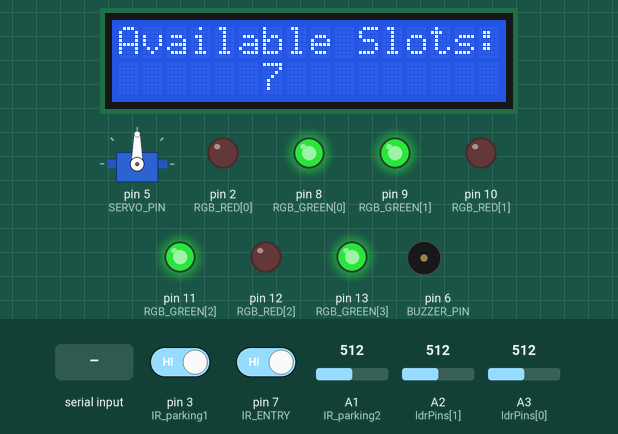
A sketch run on a simulated Arduino Uno, built with avr-gcc and run on an emulated ATmega328P. On the bench: 16×2 character LCD, servo, output pins drawn as LEDs (lit = HIGH), buzzer (waves = sounding, pin HIGH). The test bench sets the inputs (shaded band); at power-on: pin 7 (IR_ENTRY) HIGH, pin 3 (IR_parking1) HIGH, A1 (IR_parking2) = 512, A2 (ldrPins[1]) = 512, A3 (ldrPins[0]) = 512. What the sketch prints to the serial monitor is not drawn.

Above: at 3.2 s.
3.3 s: pin 7 (IR_ENTRY) driven LOW
At 3.5 s:
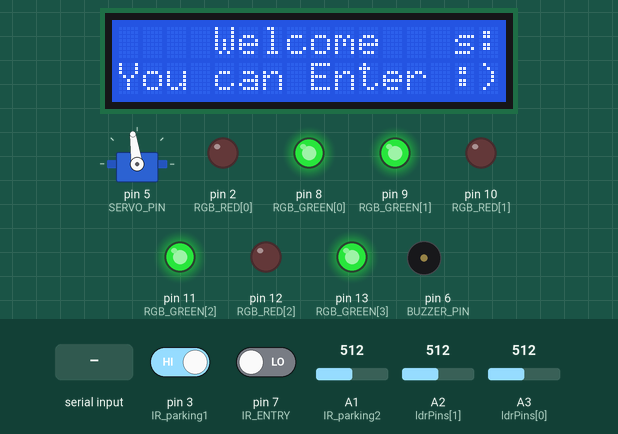
At 5.4 s:
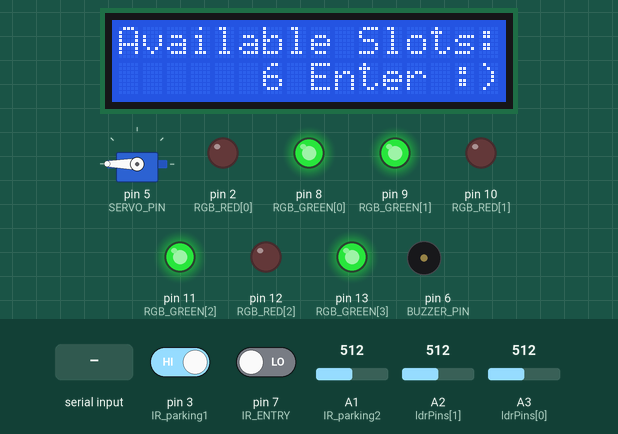
6.0 s: pin 3 (IR_parking1) driven LOW and pin 7 (IR_ENTRY) driven HIGH
9.0 s: "FIRE = 1\n" received over Serial
11.3 s: A1 (IR_parking2) set to 109
13.1 s: A1 (IR_parking2) set to 89
At 13.5 s:
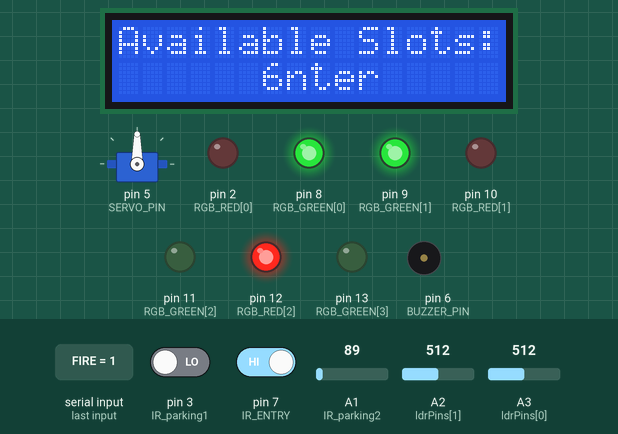
14.6 s: A2 (ldrPins[1]) set to 940
17.6 s: A2 (ldrPins[1]) set to 959
At 18.2 s:
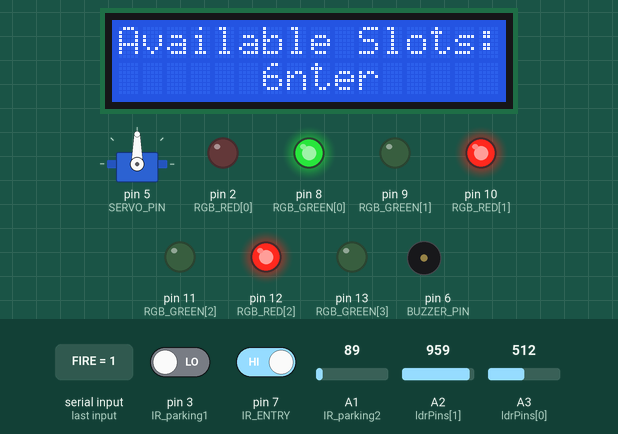
Timing chart, 0 to 20.1 s (numbered marks = the images above; inputs shaded):
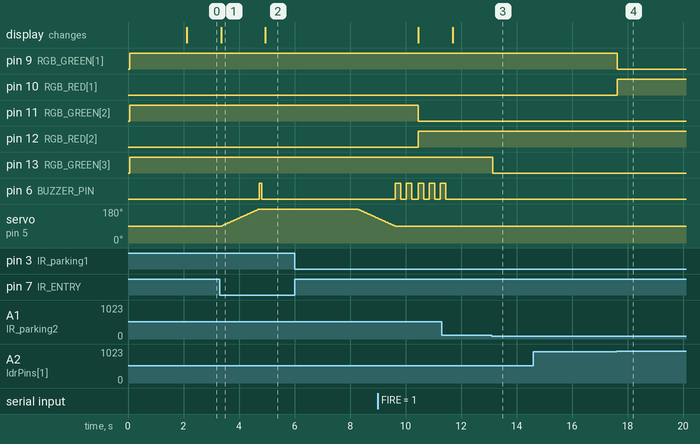

Measured:
- the behaviour switches between 100 and 99 on A1 (IR_parking2) (found by bisection; images 2 and 3)
- the behaviour switches between 950 and 951 on A2 (ldrPins[1]) (found by bisection; images 3 and 4)
- after the input at 3.3 s, pin 6 (BUZZER_PIN): LOW → HIGH after 1.4 s, → LOW 0.10 s later; servo on pin 5 (SERVO_PIN): moves from 90° to 180° over 1.3 s, starting after 0.09 s; the display: changes after 0.05 s (image 1)
- after the input at 13.1 s, pin 13 (RGB_GREEN[3]): HIGH → LOW at once
- after the input at 14.6 s, every drawn part: stays the same
- after the input at 17.6 s, pin 9 (RGB_GREEN[1]): HIGH → LOW at once; pin 10 (RGB_RED[1]): LOW → HIGH at once

The sketch:

Sketch1-1arduino.ino
```cpp
//////////////////////////////////////////////////////////////////// SKETCH 1 ////////////////////////////////////////////////////////////////////////////
// ------------------------------------------------------> SKETCH FOR ARDUINO 1 (ENTER ARDUINO) <-------------------------------------------------------//
#include <SoftwareSerial.h>
#include <Wire.h>
#include <LiquidCrystal_I2C.h>
#include <Servo.h>

LiquidCrystal_I2C lcd(0x27, 16, 2); //1 ->Address by Hexa 2->cols 3->rows

// Pin Definitions
#define IR_ENTRY    7
#define IR_parking1 3
#define IR_parking2 A1
#define BUZZER_PIN  6
#define SERVO_PIN  5
#define RGB_redD   2
#define OPEN_POS   180
#define CLOSE_POS 90
#define darkThreShold  950
const int ldrPins[] = {A3, A2};
const int RGB_RED[] = {2, 10, 12};
const int RGB_GREEN[] = {8, 9, 11, 13};


bool entryDetected = false;
int freeSlots = 7; // Total parking slots
Servo gateServo;
char receivedData = '\0'; //Still not Work : (


// Functions Initilizations declaration
void startSerial();
void startPins();
void startServo();
void startLCD();
void showWelcomeMessage();

// Operational Functions declaration
void checkEntry();
void CheckParking();
bool ReallyCheck(int IR);
void CheckLdrParking();
void controlGate();
void updateDisplay();
void soundBuzzer(int numOfBeeps, int time);
void openGate(int closePos, int openPos, int tim);
void closeGate(int closePos, int openPos, int tim);
void showParkingFullMessage();
void FlameSensorRecievedData();
bool bluetoothSerial();

void setup() {
  startSerial();
  startLCD();
  startPins();
  startServo();
  showWelcomeMessage();
}

void loop() {
  checkEntry();
  controlGate();
  CheckParking();
  CheckLdrParking();
  FlameSensorRecievedData();
  updateDisplay();
}

// Initialization Functions
void startSerial() {
  Serial.begin(9600);   // For debugging
  Wire.begin();
}

void startLCD() {
  lcd.init();
  lcd.backlight();
}

void startPins() {
 pinMode(IR_ENTRY, INPUT);
 pinMode(IR_parking1, INPUT);
 pinMode(IR_parking2, INPUT);

  for (int i = 0; i < 2; i++){
	  pinMode(ldrPins[i], INPUT);
  }

  for (int i = 0; i < 3; i++){
    pinMode(RGB_RED[i], OUTPUT);
    digitalWrite(RGB_RED[i], LOW);
  }
  for (int i = 0; i < 4; i++){
	  pinMode(RGB_GREEN[i], OUTPUT);
    digitalWrite(RGB_GREEN[i], HIGH);
  }
  pinMode(BUZZER_PIN, OUTPUT);
  digitalWrite(BUZZER_PIN, LOW);
}

void startServo() {
  gateServo.attach(SERVO_PIN);
  gateServo.write(CLOSE_POS);
}


void showWelcomeMessage() {
  lcd.setCursor(0, 0);
  lcd.print("  Welcome to  ");
  lcd.setCursor(0, 1);
  lcd.print("Smart Parking");
  delay(2000);
  lcd.clear();
}

// Operational Functions
bool ReallyCheck(int IR){
  if (digitalRead(IR) == LOW)
  {
    delay(25);
    if (digitalRead(IR) == LOW)
      return true;
    else
      return false;
  }
  else
    return false;
}

void checkEntry() {
  if (ReallyCheck(IR_ENTRY) && !entryDetected) {
    entryDetected = true;
    if (freeSlots > 0) {
      // Show message first
      lcd.setCursor(0, 0);
      lcd.print("    Welcome   ");
      lcd.setCursor(0, 1);
      lcd.print("You can Enter :)");
      // Open gate and update state
      openGate(CLOSE_POS, OPEN_POS, 15);
      freeSlots--;
      Serial.println("Vehicle entered. Slots left: " + String(freeSlots));
      updateDisplay();
      // Keep message visible while gate is open
      delay(300);  // Give time to see message
      controlGate();

      // Don't close gate here - let controlGate() handle it
    }
    else {
      entryDetected = false;
      showParkingFullMessage();
      // No state change since entry wasn't allowed
    }
  }
}

void CheckParking(){
  if(ReallyCheck(IR_parking1)) {
    Serial.println("There is a car parking in 1st place");
    digitalWrite(RGB_RED[2], HIGH);
    digitalWrite(RGB_GREEN[2], LOW);

  }
  else {
    digitalWrite(RGB_RED[2], LOW);
    digitalWrite(RGB_GREEN[2], HIGH);
  }
  int IR_Park2 = analogRead(IR_parking2);
  if(IR_Park2 < 100) {
    Serial.println("There is a car parking in the 2nd place");
    digitalWrite(RGB_GREEN[3], LOW);

  }
  else {
    digitalWrite(RGB_GREEN[3], HIGH);
  }

}
void CheckLdrParking() {
  int ldr1 = analogRead(ldrPins[0]);
  int ldr2 = analogRead(ldrPins[1]);

  // For slot 1
  if(ldr1 > darkThreShold){
    Serial.println("Car in1");
    digitalWrite(RGB_GREEN[0], LOW);
    digitalWrite(RGB_RED[0], HIGH);
  } else { // No car
    digitalWrite(RGB_GREEN[0], HIGH);
    digitalWrite(RGB_RED[0], LOW);
  }

  if(ldr2 > darkThreShold){
    Serial.println("Car in 2");
    digitalWrite(RGB_GREEN[1], LOW);
    digitalWrite(RGB_RED[1], HIGH);
  } else {
    digitalWrite(RGB_GREEN[1], HIGH);
    digitalWrite(RGB_RED[1], LOW);
  }
}


void FlameSensorRecievedData(){
  if(Serial.available()){
    String recievedFlame = Serial.readStringUntil('\n');
    if (recievedFlame.equals("FIRE = 1")){
      gateServo.write(CLOSE_POS);
      soundBuzzer(3, 200);
      lcd.setCursor(0, 0);
      lcd.print("There is a FIRE");
      lcd.setCursor(0, 1);
      lcd.print("Don't Enter");
    }
    else if (recievedFlame.equals("FIRE = 0")){
      controlGate();
      CheckLdrParking();
      lcd.clear();
      updateDisplay();

    }
  }
}

void controlGate() {
  if (entryDetected) {
    delay (3000);     // Allow vehicle to pass
    closeGate(CLOSE_POS, OPEN_POS, 15);
    entryDetected = false;
    Serial.println("Gate closed");
    lcd.clear(); // Debugg
  }
}

void updateDisplay() {
    lcd.setCursor(0, 0);
    lcd.print("Available Slots:");
    lcd.setCursor(0, 1);
    lcd.print("      ");
    if(Serial.available()){

    }
    lcd.print(freeSlots);

}

void showParkingFullMessage() {
  lcd.setCursor(0, 0);
  lcd.print("  PARKING FULL  ");
  lcd.setCursor(0, 1);
  lcd.print("  NO FREE SLOTS  ");
  soundBuzzer(3, 300);
  delay(1000);
  lcd.clear();

}

void openGate(int closePos, int openPos, int tim) {
  gateServo.attach(SERVO_PIN);
  for (int i = closePos; i <= openPos; i++) {
    gateServo.write(i);
    delay(tim);
  }
  soundBuzzer(1, 100);
}

void closeGate(int closePos, int openPos, int tim) {
  for (int i = openPos; i >= closePos; i--) {
    gateServo.write(i);
    delay(tim);
  }

  soundBuzzer(2, 200);
  gateServo.detach();
}


void soundBuzzer(int numOfBeeps, int time) {
  for (int i = 0; i < numOfBeeps; i++)
  {
    digitalWrite(BUZZER_PIN, HIGH);
    delay(time);
    digitalWrite(BUZZER_PIN, LOW);
    delay(time);

  }

}

// bluetooht Function
bool bluetoothSerial() {
  if (Serial.available()) {
    Serial.println("Enter the first Condition");
    receivedData = Serial.read();
    Serial.println(receivedData);
    //receivedData.trim();
    if (receivedData == 'c') {
      Serial.println("connected");
      receivedData = '\0';
      return true;
    }

  }
  receivedData = '\0';
  return false;
}
```
